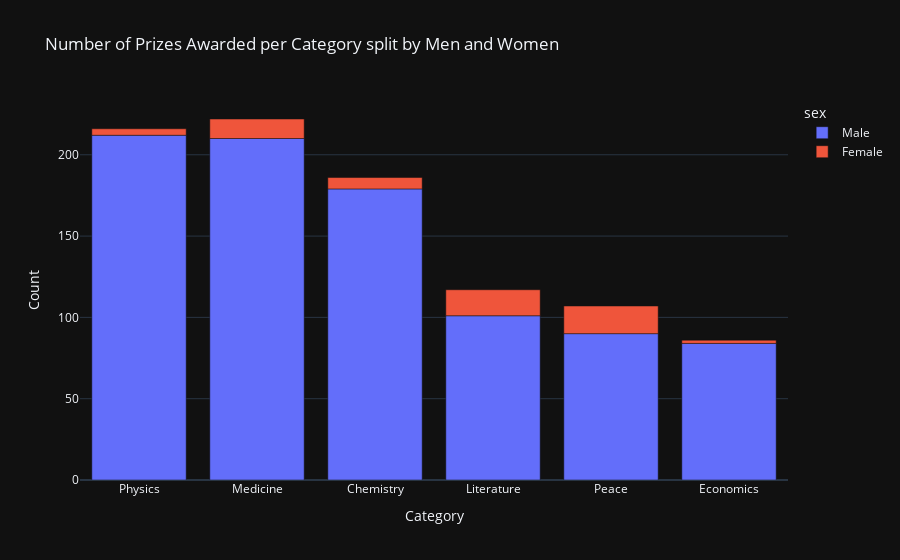

The notebook cell saved with this chart:
### Code cell
fig = px.bar(
    title='Number of Prizes Awarded per Category split by Men and Women',
    data_frame=biology_per_cat,
    x=biology_per_cat.category,
    y=biology_per_cat.prize,
    color=biology_per_cat.sex,
)
fig.update_layout(
    xaxis_title="Category",
    yaxis_title="Count",
  )
fig.show()

### Figure 1 — Plotly figure (JSON) as saved in the notebook; plotly's stock layout.template omitted (floating-point values rounded to 4 significant figures)
{"data": [{"hovertemplate": "sex=Male<br>category=%{x}<br>prize=%{y}<extra></extra>", "legendgroup": "Male", "marker": {"color": "#636efa", "pattern": {"shape": ""}}, "name": "Male", "orientation": "v", "showlegend": true, "textposition": "auto", "type": "bar", "x": ["Physics", "Medicine", "Chemistry", "Literature", "Peace", "Economics"], "xaxis": "x", "y": [212, 210, 179, 101, 90, 84], "yaxis": "y"}, {"hovertemplate": "sex=Female<br>category=%{x}<br>prize=%{y}<extra></extra>", "legendgroup": "Female", "marker": {"color": "#EF553B", "pattern": {"shape": ""}}, "name": "Female", "orientation": "v", "showlegend": true, "textposition": "auto", "type": "bar", "x": ["Peace", "Literature", "Medicine", "Chemistry", "Physics", "Economics"], "xaxis": "x", "y": [17, 16, 12, 7, 4, 2], "yaxis": "y"}], "layout": {"barmode": "relative", "legend": {"title": {"text": "sex"}, "tracegroupgap": 0}, "title": {"text": "Number of Prizes Awarded per Category split by Men and Women"}, "xaxis": {"anchor": "y", "domain": [0, 1], "title": {"text": "Category"}}, "yaxis": {"anchor": "x", "domain": [0, 1], "title": {"text": "Count"}}}}
